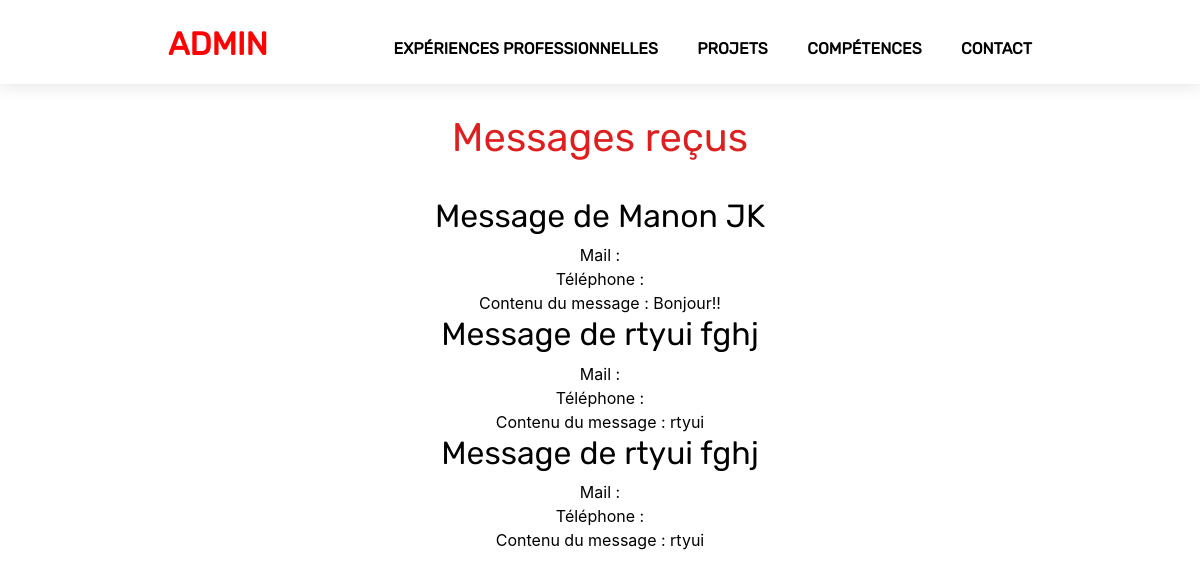
The page /admin/admin_contact.php (signed in) on the database its author committed.
### tables this page shows
CREATE TABLE IF NOT EXISTS `messages` (
  `id_message` bigint(20) UNSIGNED NOT NULL AUTO_INCREMENT,
  `prenom` varchar(50) DEFAULT NULL,
  `nom` varchar(50) DEFAULT NULL,
  `mail` varchar(50) DEFAULT NULL,
  `telephone` varchar(50) DEFAULT NULL,
  `message` varchar(3000) DEFAULT NULL,
  PRIMARY KEY (`id_message`),
  KEY `id_message` (`id_message`)
);

### admin/admin_contact.php (the view, shortened to what this page needs)
<?php
if(!isset($_SESSION['mdp'])){?>
    <meta http-equiv="refresh" content="0;URL=index.php">
    <?php
}
else{
    require_once('db.php');
    ?>
    <html lang="fr">
    <head>
        <?php
        include("head.php");
        ?>
    </head>
    <body class="admin">
    <header>
        <?php include("nav_admin.php"); ?>
    </header>
    <main>
        <h1>Messages reçus</h1>
        <?php
        $rqt = $pdo->prepare('SELECT * FROM messages');
        $rqt->execute();
        while($c = $rqt->fetch()){
            echo "<h2>Message de " .$c['prenom'] ." " .$c['nom'] . "</h2>";
            echo "<div>Mail : " . $c['mail'] ."</div>";
            echo "<div>Téléphone : " . $c['telephone'] ."</div>";
            echo "<div>Contenu du message : " . $c['message'] ."</div>";
        }
        ?>
    </main>
    </body>
    </html>
<?php  }
?>

### style.css (style rules this page uses)
body { display: flex; flex-direction: column; justify-content: center; align-items: center; margin: 0; padding: 0; color: white; }
h1 { color: #DE1F1F; margin-bottom: 35px; font-family: "Rubik", "Oswald", sans-serif; }
h2 { color: black; font-family: "Rubik", "Oswald", sans-serif; }
main { display: flex; flex-direction: column; align-items: center; justify-content: center; text-align: center; width: 100%; }
header { display: flex!important; width: 100%; }
* { box-sizing: border-box; }
.admin { color: black!important; }

### rows shown on the page
messages: prenom "Manon", nom "JK", message "Bonjour!!"
messages: prenom "rtyui", nom "fghj", message "rtyui"
messages: prenom "rtyui", nom "fghj", message "rtyui"
